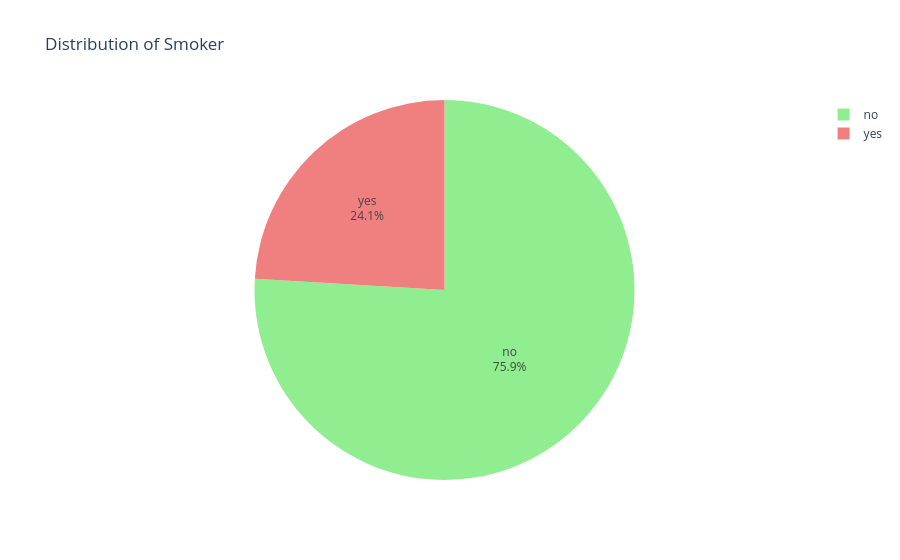

Notebook source saved alongside this figure:
### Code cell
fig = px.pie(
    smoker_counts, 
    values=smoker_counts.values, 
    names=smoker_counts.index, 
    title='Distribution of Smoker',
    color_discrete_sequence=['lightgreen', 'lightcoral']  # Custom colors
)

# Customize layout
fig.update_traces(textposition='inside', textinfo='percent+label')  # Show percentage and label inside slices

# Show the plot
fig.show()

### Figure 1 — Plotly figure (JSON) as saved in the notebook; plotly's stock layout.template omitted (floating-point values rounded to 4 significant figures)
{"data": [{"domain": {"x": [0, 1], "y": [0, 1]}, "hovertemplate": "smoker=%{label}<br>value=%{value}<extra></extra>", "labels": ["no", "yes"], "legendgroup": "", "name": "", "showlegend": true, "textinfo": "percent+label", "textposition": "inside", "type": "pie", "values": [1007, 319]}], "layout": {"legend": {"tracegroupgap": 0}, "piecolorway": ["lightgreen", "lightcoral"], "title": {"text": "Distribution of Smoker"}}}
